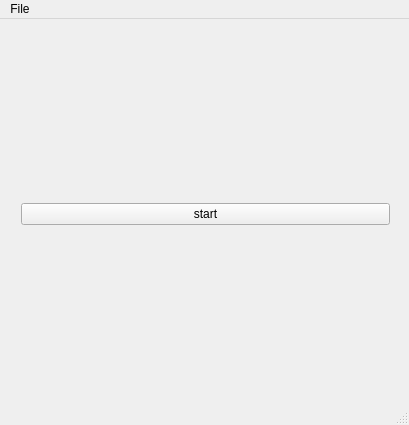
<?xml version="1.0" encoding="UTF-8"?>
<ui version="4.0">
 <class>life</class>
 <widget class="QMainWindow" name="life">
  <property name="geometry">
   <rect>
    <x>0</x>
    <y>0</y>
    <width>409</width>
    <height>425</height>
   </rect>
  </property>
  <property name="windowTitle">
   <string>life</string>
  </property>
  <widget class="QWidget" name="centralWidget">
   <widget class="QWidget" name="layoutWidget">
    <property name="geometry">
     <rect>
      <x>10</x>
      <y>10</y>
      <width>391</width>
      <height>371</height>
     </rect>
    </property>
    <layout class="QVBoxLayout" name="verticalLayout">
     <item>
      <widget class="QPushButton" name="startButton">
       <property name="text">
        <string>start</string>
       </property>
      </widget>
     </item>
    </layout>
   </widget>
  </widget>
  <widget class="QMenuBar" name="menuBar">
   <property name="geometry">
    <rect>
     <x>0</x>
     <y>0</y>
     <width>409</width>
     <height>22</height>
    </rect>
   </property>
   <widget class="QMenu" name="menuFile">
    <property name="title">
     <string>File</string>
    </property>
   </widget>
   <addaction name="menuFile"/>
  </widget>
  <widget class="QStatusBar" name="statusBar"/>
 </widget>
 <layoutdefault spacing="6" margin="11"/>
 <resources/>
 <connections/>
</ui>
